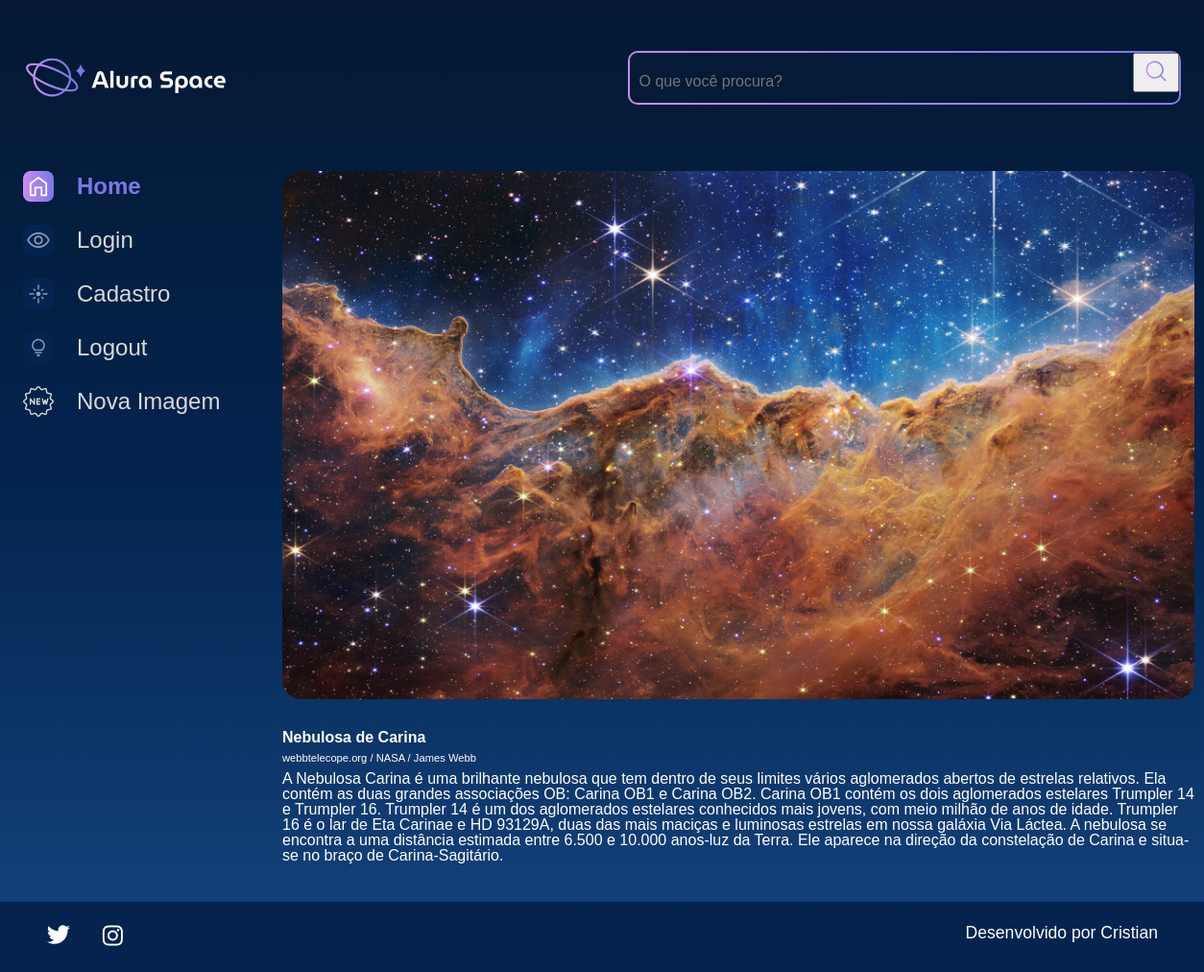
Page /imagem/1 on the committed database.
### apps/galeria/models.py (models this page shows, shortened)
class Fotografia(models.Model):
    OPCOES_CATEGORIA = [
        ("NEBULOSA","Nebulosa"),
        ("ESTRELA","Estrela"),
        ("GALAXIA","Galaxia"),
        ("PLANETA","Planeta")
    ]
    nome = models.CharField(max_length=100, null=False, blank=False)
    legenda = models.CharField(max_length=150, null=False, blank=False)
    categoria = models.CharField(max_length=100,choices=OPCOES_CATEGORIA, default="")
    descricao = models.TextField(null=False, blank=False)
    foto = models.ImageField(upload_to="fotos/%Y/%m/%d/", blank=True)
    publicada = models.BooleanField(default=True)
    data_fotografia = models.DateTimeField(default=datetime.now,blank=False)
    usuario = models.ForeignKey(
        to=User,
        on_delete=models.SET_NULL,
        null=True,
        blank=False,
        related_name='user',
    )

### apps/galeria/views.py (the view)
# urls.py: path('imagem/<int:foto_id>', imagem, name='imagem'),
def imagem(request, foto_id):
    fotografia = get_object_or_404(Fotografia, pk=foto_id)
    return render(request, 'galeria/imagem.html', {"fotografia": fotografia})

### templates/galeria/imagem.html
{% extends 'shared/base.html' %}
{% load static %}
{% block content %}
            <section class="conteudo">
                <section class="imagem">
                    <div class="imagem__conteudo">
                        {% if fotografia.foto == "" or fotografia.foto == null %}
                        <img class="imagem__imagem" src="{% static '/assets/imagens/galeria/not-found.png' %}">
                        {% else %}
                        <img class="imagem__imagem" src="{{fotografia.foto.url}}">
                        <div class="imagem__info">
                            <div class="imagem__texto">
                                <p class="imagem__titulo">{{ fotografia.nome }}</p>
                                <p class="imagem__descricao">{{ fotografia.legenda }}</p>
                                <p class="imagem__texto">{{ fotografia.descricao }}</p>
                            </div>
                        </div>
                        {% endif %}
                    </div>
                </section>
            </section>
        </main>
    </div>
{% endblock %}

### templates/shared/base.html (shortened to what this page needs)
{% load static %}
<!DOCTYPE html>
<html lang="pt-br">
<head>
    <link rel="stylesheet" href="{% static '/styles/style.css' %}">
</head>
<body>
    {% include 'partials/menu.html' %}
    {% block content %}{% endblock %}
    {% include 'partials/footer.html' %}
</body>
</html>

### templates/partials/menu.html (shortened to what this page needs)
{% load static %}
<div class="pagina-inicial">
    <header class="cabecalho">
        <img src="{% static '/assets/logo/Logo(2).png' %}" alt="Logo da Alura Space" />
        <div class="cabecalho__busca">
            <div class="busca__fundo">
                <form action="{% url 'buscar' %}">
                    <input class="busca__input" type="text" name="buscar" placeholder="O que você procura?">
                    <button type="submit">
                        <img class="busca__icone" src="{% static '/assets/ícones/1x/search.png' %}" alt="ícone de search">
                    </button>
                </form>
            </div>
        </div>
    </header>
    <main class="principal">
        <section class="menu-lateral">
            <nav class="menu-lateral__navegacao">
                <a href="{% url 'index' %}"><img src="{% static '/assets/ícones/1x/Home - ativo.png' %}">Home</a>
                <a href="{% url 'login' %}"><img src="{% static '/assets/ícones/1x/Mais vistas - inativo.png' %}">Login</a>
                <a href="{% url 'cadastro' %}"><img src="{% static '/assets/ícones/1x/Novas - inativo.png' %}">Cadastro</a>
                <a href="{% url 'logout' %}"><img src="{% static '/assets/ícones/1x/Surpreenda-me - inativo.png' %}">Logout</a>
                <a href="{% url 'nova_imagem' %}"><img src="{% static '/assets/ícones/1x/new.png' %}">Nova Imagem</a>
            </nav>
        </section>

### templates/partials/footer.html
{% load static %}
<footer class="rodape">
    <div class="rodape__icones">
        <a href="https://twitter.com/AluraOnline" target=”_blank” >
            <img src="{% static '/assets/ícones/1x/twitter.png' %}" alt="ícone twitter">
        </a>
        <a href="https://www.instagram.com/aluraonline/" target=”_blank” >
            <img src="{% static '/assets/ícones/1x/instagram.png' %}" alt="ícone instagram">
        </a>
    </div>
    <p class="rodape__texto">Desenvolvido por Cristian</p>
</footer>

### setup/static/styles/style.css (style rules this page uses)
html, body, div, span, applet, object, iframe, h1, h2, h3, h4, h5, h6, p, blockquote, pre, a, abbr, acronym, address, big, cite, code, del, dfn, em, img, ins, kbd, q, s, samp, small, strike, strong, sub, sup, tt, var, b, u, i, center, dl, dt, dd, ol, ul, li, fieldset, form, label, legend, table, caption, tbody, tfoot, thead, tr, th, td, article, aside, canvas, details, embed, figure, figcaption, footer, header, hgroup, menu, nav, output, ruby, section, summary, time, mark, audio, video { margin: 0; padding: 0; border: 0; font-size: 100%; font: inherit; vertical-align: baseline; }
article, aside, details, figcaption, figure, footer, header, hgroup, menu, nav, section { display: block; }
body { line-height: 1; font-family: 'Space Grotesk', sans-serif; min-height: 100vh; background: linear-gradient(#041833,#04244F,#154580); background-repeat: no-repeat; background-position: center; background-size: cover; }
.cabecalho { align-items: center; display: flex; justify-content: space-between; margin: 1.5rem 0 4rem 0; }
.cabecalho__busca { align-items: center; border-radius: 10px; background: linear-gradient(45deg, #C98CF1,#7B78E5); display: flex; height: auto; justify-content: space-between; padding: 2px; width: auto; }
.busca__fundo { align-items: center; background-color: #041A37; border-radius: 8px; display: flex; margin: 0 auto; width: 100%; }
.busca__input { align-items: center; background-color: transparent; border: none; font-size: 1rem; height: 24px; padding: 10px; width: 500px; }
.busca__icone { cursor: pointer; width: 2rem; height: 2rem; }
.imagem { display: flex; justify-content: center; align-items: center; }
.imagem__conteudo { background-color: transparent; display: flex; flex-direction: column; border-radius: 20px 20px 0 0; width: 950px; }
.imagem__imagem { width: 100%; border-radius: 20px; }
.imagem__info { font-size: 1.2rem; display: flex; justify-content: space-between; align-items: center; margin-bottom: 1rem; margin-top: 1rem; }
.imagem__texto { display: flex; flex-direction: column; justify-content: space-between; color: #FFFFFF; margin-top: 0.5rem; }
.imagem__titulo { font-weight: bold; line-height: 2rem; color: #FFFFFF; }
.imagem__texto { font-size: 1rem; }
.imagem__descricao { font-size: 0.7rem; }
.menu-lateral { padding-right: 1.5rem; box-sizing: border-box; min-width: 270px; }
.menu-lateral__navegacao { display: flex; flex-direction: column; }
.menu-lateral__navegacao a { font-family: 'Space Grotesk', sans-serif; align-items: center; display: flex; margin-bottom: 1.5rem; text-decoration: none; color: #D9D9D9; font-size: 24px; }
.menu-lateral__navegacao a:first-child { font-weight: bold; color: #7B78E5; }
.menu-lateral__navegacao img { margin-right: 1.5rem; }
.pagina-inicial { max-width: 1440px; padding: 1.5rem; margin: 0 auto; }
.principal { display: flex; justify-content: space-between; }
.rodape { background-color: #04244F; width: 100%; padding: 1.5rem 3rem; box-sizing: border-box; display: flex; justify-content: space-between; color: #FFFFFF; }
.rodape__icones { width: 80px; display: flex; justify-content: space-between; }
.rodape__texto { font-size: 1.1rem; }

### rows in the picture
Fotografia: foto (picture), nome "Nebulosa de Carina", legenda "webbtelecope.org / NASA / James Webb", descricao "A Nebulosa Carina é uma brilhante nebulosa que tem dentro de seus limites vários aglomerados abertos de estrelas relativos. Ela contém as duas grandes associações OB: Carina OB1 e Carina OB2. Carina OB1 contém os dois aglomerados estelares Trumpler 14 e Trumpler 16. Trumpler 14 é um dos aglomerados estelares conhecidos mais jovens, com meio milhão de anos de idade. Trumpler 16 é o lar de Eta Carinae e HD 93129A, duas das mais maciças e luminosas estrelas em nossa galáxia Via Láctea. A nebulosa se encontra a uma distância estimada entre 6.500 e 10.000 anos-luz da Terra. Ele aparece na direção da constelação de Carina e situa-se no braço de Carina-Sagitário."
